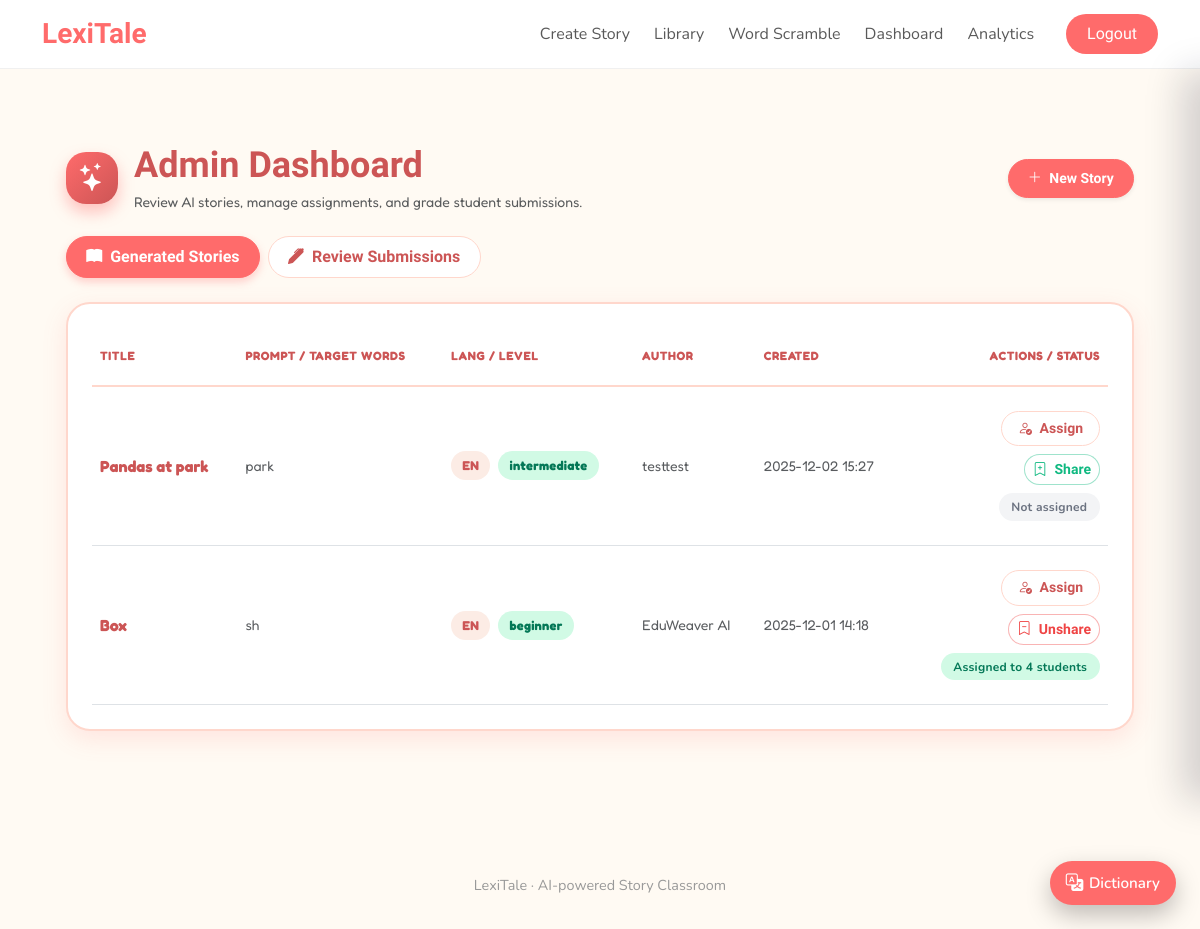
Before: /admin/stories (signed in) with the older database file.
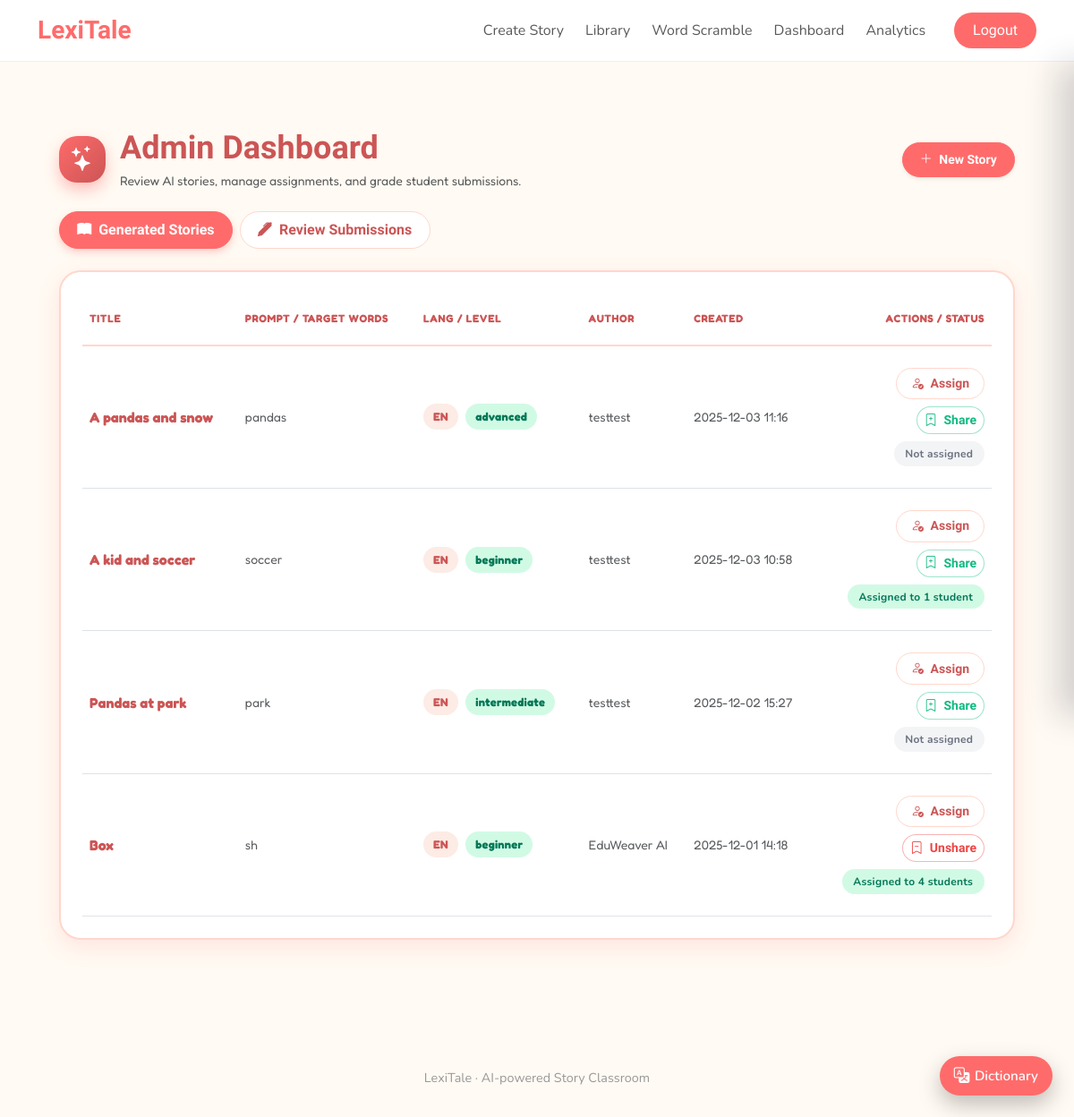
After: the same page with the newer database file.
### tables this page shows
CREATE TABLE stories (
            id INTEGER PRIMARY KEY AUTOINCREMENT,
            title TEXT NOT NULL,
            slug TEXT NOT NULL UNIQUE,
            prompt TEXT NOT NULL,
            language TEXT DEFAULT 'en',
            level TEXT DEFAULT 'phonics',
            content TEXT NOT NULL,
            visuals TEXT,
            created_at TEXT DEFAULT (DATETIME('now')),
            author_name TEXT DEFAULT 'guest'
        , is_shared_library INTEGER DEFAULT 0, mcq_questions_json TEXT);

### app.py (the view)
@app.get("/admin/stories")
@login_required
def admin_stories():
    if not current_user_is_admin():
        flash("Admin access only.", "warning")
        return redirect(url_for("index"))
    db = get_db()
    stories = db.execute(
        """
        SELECT * FROM stories
        ORDER BY datetime(created_at) DESC
        """
    ).fetchall()
    draft_rows = db.execute(
        """
        SELECT fd.*
        FROM finish_drafts fd
        JOIN (
          SELECT story_id, MAX(datetime(created_at)) AS max_created
          FROM finish_drafts
          GROUP BY story_id
        ) t
        ON t.story_id = fd.story_id AND t.max_created = fd.created_at
        """
    ).fetchall()
    draft_map = {d["story_id"]: d for d in draft_rows}
    assign_rows = db.execute(
        """
        SELECT story_id, COUNT(*) AS cnt
        FROM assignments
        GROUP BY story_id
        """
    ).fetchall()
    assign_map = {r["story_id"]: r["cnt"] for r in assign_rows}
    users = db.execute(
        """
        SELECT id, username, email
        FROM users
        WHERE username != 'testtest'
        ORDER BY username COLLATE NOCASE
        """
    ).fetchall()
    return render_template(
        "admin_stories.html",
        stories=stories,
        draft_map=draft_map,
        users=users,
        assign_map=assign_map,
    )

### templates/admin_stories.html (shortened to what this page needs)
{% extends "base2.html" %}
{% block content %}
{% set active_tab = request.args.get('tab') or 'stories' %}
{% set fragment = request.args.get('fragment') or '' %}
<div class="admin-stories-wrap-v2 mt-3 mt-md-4">
  <div class="p-3 p-md-4">
    <div class="d-flex justify-content-between align-items-center flex-wrap gap-2 mb-3 mb-md-4">
      <div class="d-flex align-items-center gap-3">
        <div class="admin-pill-icon-v7">
          <i class="bi bi-stars"></i>
        </div>
        <div>
          <h1 class="mb-1 fw-bolder admin-title-v7">Admin Dashboard</h1>
          <p class="mb-0 text-muted small admin-text-body">
            Review AI stories, manage assignments, and grade student submissions.
          </p>
        </div>
      </div>
      <div>
        <a href="{{ url_for('story_new') }}" class="btn btn-sm btn-action-primary-v7 rounded-pill shadow-sm admin-text-button">
          <i class="bi bi-plus-lg me-1"></i> New Story
        </a>
      </div>
    </div>
    <ul class="nav nav-pills mb-4 gap-2" id="adminTabs" role="tablist">
        <li class="nav-item" role="presentation">
            <a class="nav-link {% if active_tab == 'stories' %}active{% endif %}"
               id="stories-tab" data-bs-toggle="pill"
               href="#stories-pane" role="tab" aria-controls="stories-pane"
               aria-selected="{{ 'true' if active_tab == 'stories' else 'false' }}"
               href="{{ url_for('admin_stories', tab='stories') }}">
                <i class="bi bi-book-fill me-1"></i> Generated Stories
            </a>
        </li>
        <li class="nav-item" role="presentation">
            <a class="nav-link {% if active_tab == 'review' %}active{% endif %}"
               id="review-tab" data-bs-toggle="pill"
               href="#review-pane" role="tab" aria-controls="review-pane"
               aria-selected="{{ 'true' if active_tab == 'review' else 'false' }}"
               href="{{ url_for('admin_stories', tab='review') }}">
                <i class="bi bi-pen-fill me-1"></i> Review Submissions
            </a>
        </li>
    </ul>
    <div class="tab-content" id="adminTabsContent">
      <div class="tab-pane fade {% if active_tab == 'stories' %}show active{% endif %}" id="stories-pane" role="tabpanel" aria-labelledby="stories-tab">
        {% if stories %}
        <div class="admin-table-shell-v7">
          <div class="table-responsive p-0 table-padding-outer">
            <table class="table align-middle mb-0 story-table-v7">
              <thead class="small admin-text-body">
                <tr>
                  <th scope="col" class="table-th-padding">Title</th>
                  <th scope="col" class="d-none d-md-table-cell table-th-padding">Prompt / Target words</th>
                  <th scope="col" class="table-th-padding">Lang / Level</th>
                  <th scope="col" class="d-none d-md-table-cell table-th-padding">Author</th>
                  <th scope="col" class="table-th-padding">Created</th>
                  <th scope="col" class="text-end table-th-padding">Actions / Status</th>
                </tr>
              </thead>
              <tbody>
              {% for s in stories %}
                {% set draft = draft_map.get(s.id) %}
                {% set can_finish = draft and not draft.completion_text %}
                {% set can_mcq = draft and draft.completion_text %}
                {% set assigned_cnt = (assign_map.get(s.id) if assign_map is defined else 0) or 0 %}
                {% set mcq_ready = s.mcq_questions_json is not none and (s.mcq_questions_json|string)|length > 2 %}
                <tr>
                  <td onclick="window.location='{{ url_for('admin_story_detail', slug=s.slug) }}'" role="button" class="table-td-padding">
                    <div class="fw-bold text-coral-dark admin-text-body" title="{{ s.title }}">{{ s.title }}</div>
                  </td>
                  <td class="d-none d-md-table-cell table-td-padding" onclick="window.location='{{ url_for('admin_story_detail', slug=s.slug) }}'" role="button">
                    <span class="text-muted small admin-text-body">
                      {{ s.prompt[:64] }}{% if s.prompt|length > 64 %}…{% endif %}
                    </span>
                  </td>
                  <td onclick="window.location='{{ url_for('admin_story_detail', slug=s.slug) }}'" role="button" class="table-td-padding">
                    <div class="story-tags-wrap">
                      <div class="story-tag tag-lang-v7 admin-text-tag">{{ s.language|upper }}</div>
                      <div class="story-tag tag-level-v7 admin-text-tag">{{ s.level }}</div>
                    </div>
                  </td>
                  <td class="d-none d-md-table-cell table-td-padding" onclick="window.location='{{ url_for('admin_story_detail', slug=s.slug) }}'" role="button">
                    <span class="small text-muted admin-text-body">{{ s.author_name }}</span>
                  </td>
                  <td onclick="window.location='{{ url_for('admin_story_detail', slug=s.slug) }}'" role="button" class="table-td-padding">
                    <span class="small text-muted admin-text-body">{{ s.created_at|dt("%Y-%m-%d %H:%M") }}</span>
                  </td>
                  <td class="text-end table-td-padding">
                    <div class="d-flex flex-column align-items-end gap-2 mb-2">
                      <button
                        type="button"
                        class="btn btn-sm rounded-pill btn-action-outline-v7 admin-text-button"
                        data-bs-toggle="modal"
                        data-bs-target="#assignModal"
                        data-story-title="{{ s.title }}"
                        data-assign-url="{{ url_for('admin_assign_story', slug=s.slug) }}"
                        data-can-finish="{{ 1 if can_finish else 0 }}"
                        data-can-mcq="{{ 1 if can_mcq else 0 }}"
                        data-mcq-ready="{{ 1 if mcq_ready else 0 }}"
                      >
                        <i class="bi bi-person-check me-1"></i>
                        Assign
                      </button>
                      {% if s.is_shared_library %}
                      <button
                        type="button"
                        class="btn btn-sm rounded-pill btn-action-danger-outline-v7 admin-text-button btn-share-library"
                        data-bs-toggle="modal"
                        data-bs-target="#shareModal"
                        data-story-title="{{ s.title }}"
                        data-share-url="{{ url_for('admin_unshare_story', slug=s.slug) }}"
                        data-share-mode="unshare"
                      >
                        <i class="bi bi-bookmark-dash me-1"></i>
                        Unshare
                      </button>
                      {% else %}
                      <button
                        type="button"
                        class="btn btn-sm rounded-pill btn-action-success-outline-v7 admin-text-button btn-share-library"
                        data-bs-toggle="modal"
                        data-bs-target="#shareModal"
                        data-story-title="{{ s.title }}"
                        data-share-url="{{ url_for('admin_share_story', slug=s.slug) }}"
                        data-share-mode="share"
                      >
                        <i class="bi bi-bookmark-plus me-1"></i>
                        Share
                      </button>
                      {% endif %}
                    </div>
                    <div class="small mt-1 d-flex flex-column align-items-end gap-1">
                      <span class="status-pill status-assigned-v7-{{ 'yes' if assigned_cnt > 0 else 'no' }}">
                        {% if assigned_cnt > 0 %}
                          Assigned to {{ assigned_cnt }} student{% if assigned_cnt > 1 %}s{% endif %}
                        {% else %}
                          Not assigned
                        {% endif %}
                      </span>
                    </div>
                  </td>
                </tr>
              {% endfor %}
              </tbody>
            </table>
          </div>
        </div>
        {% else %}
        <div class="py-4 text-center text-muted small admin-text-body">
          No stories yet. Try creating one from the <a href="{{ url_for('story_new') }}">AI Story Generator</a>.
        </div>
        {% endif %}
      </div>
      </div>
  </div>
</div>
{% endblock %}

### templates/base2.html (shortened to what this page needs)
<!doctype html>
<html lang="en">
<head>
  <link href="https://cdn.jsdelivr.net/npm/bootstrap@5.3.3/dist/css/bootstrap.min.css" rel="stylesheet">
  <link href="https://cdn.jsdelivr.net/npm/bootstrap-icons@1.11.3/font/bootstrap-icons.css" rel="stylesheet">
</head>
<body>
<nav class="navbar navbar-expand-lg fixed-top">
  <div class="container">
    <a class="navbar-brand d-flex align-items-center gap-2" href="{{ url_for('index') }}">
      <span class="brand-text">LexiTale</span>
    </a>
    <div class="collapse navbar-collapse" id="navbarMain">
      <ul class="navbar-nav ms-auto align-items-lg-center gap-lg-2">
        {% if current_user and current_user.username == "testtest" %}
        <li class="nav-item">
          <a class="nav-link" href="{{ url_for('story_new') }}">Create Story</a>
        </li>
        {% endif %}
        <li class="nav-item">
          <a class="nav-link" href="{{ url_for('library') }}">Library</a>
        </li>
        {% if current_user %}
        <li class="nav-item">
          <a class="nav-link" href="{{ url_for('word_scramble') }}">Word Scramble</a>
        </li>
        {% endif %}
        {% if current_user and current_user.username == "testtest" %}
        <li class="nav-item">
          <a class="nav-link" href="{{ url_for('admin_stories') }}">Dashboard</a>
        </li>
        <li class="nav-item">
          <a class="nav-link" href="{{ url_for('admin_analytics') }}">Analytics</a>
        </li>
        {% endif %}
        {% if current_user %}
          <li class="nav-item ms-lg-3 mt-2 mt-lg-0">
            <a class="btn btn-sky" href="{{ url_for('logout') }}">Logout</a>
          </li>
        {% else %}
          <li class="nav-item ms-lg-3 mt-2 mt-lg-0">
            <a class="btn btn-sky" href="{{ url_for('login') }}">Login</a>
          </li>
        {% endif %}
      </ul>
    </div>
  </div>
</nav>
<div class="container py-4">
  {% block content %}{% endblock %}
</div>
<footer>
  LexiTale · AI-powered Story Classroom
</footer>
{% if current_user %}
<button type="button" class="dict-fab" id="dictFab">
  <i class="bi bi-translate"></i>
  <span>Dictionary</span>
</button>
{% endif %}
</body>
</html>

Changed rows visible on the page:
added stories: title "A pandas and snow", prompt "pandas", language "EN", level "advanced", author_name "testtest", created_at|dt "2025-12-03 11:16", shows "Not assigned"
added stories: title "A kid and soccer", prompt "soccer", language "EN", level "beginner", author_name "testtest", created_at|dt "2025-12-03 10:58", assigned_cnt "1"
